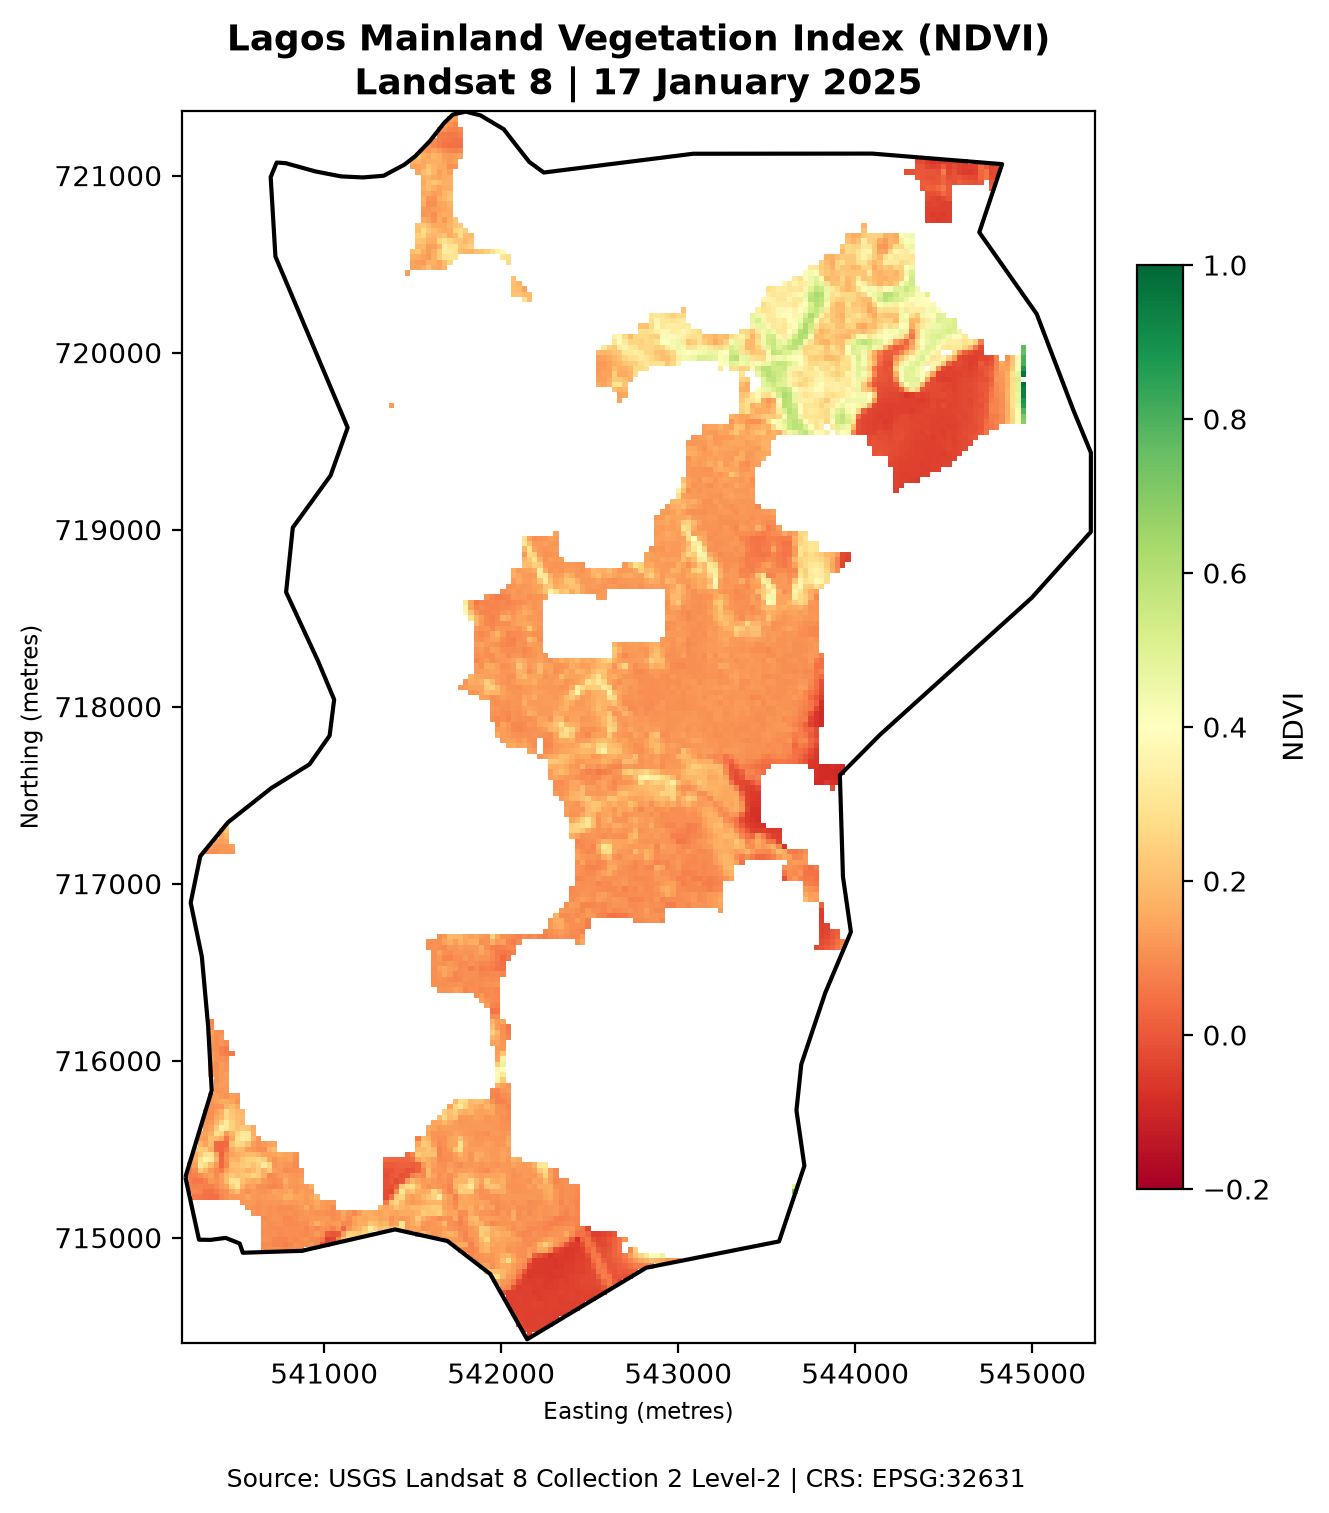

Write Python code to recreate this figure.

import geopandas as gpd
import matplotlib.pyplot as plt
import rasterio
from rasterio.plot import plotting_extent

# 1. Load Lagos Mainland boundary
boundary = gpd.read_file(
    "lagos_mainland_analysis_ready.gpkg",
    layer="boundary_utm31n"
)

# 2. Open your Lagos Mainland NDVI raster
with rasterio.open(
    "data/processed/lagos_mainland_ndvi.tif"
) as src:

    # Read the NDVI and exclude nodata pixels
    ndvi = src.read(1, masked=True)

    # Get the correct geographic extent
    extent = plotting_extent(src)

    # Match the boundary CRS to the raster CRS
    boundary = boundary.to_crs(src.crs)

# 3. Create the map
fig, ax = plt.subplots(figsize=(9, 8))

# 4. Display the NDVI raster
image = ax.imshow(
    ndvi,
    cmap="RdYlGn",
    vmin=-0.2,
    vmax=1.0,
    extent=extent,
    origin="upper"
)

# 5. Draw Lagos Mainland boundary
boundary.boundary.plot(
    ax=ax,
    edgecolor="black",
    linewidth=1.5
)

# 6. Add a colour bar
colorbar = fig.colorbar(
    image,
    ax=ax,
    shrink=0.75,
    pad=0.03
)

colorbar.set_label("NDVI")

# 7. Add title and axis labels
ax.set_title(
    "Lagos Mainland Vegetation Index (NDVI)\n"
    "Landsat 8 | 17 January 2025",
    fontsize=13,
    fontweight="bold"
)

ax.set_xlabel("Easting (metres)")
ax.set_ylabel("Northing (metres)")

# 8. Keep map proportions correct
ax.set_aspect("equal")

# 9. Add a source note
fig.text(
    0.5,
    0.02,
    "Source: USGS Landsat 8 Collection 2 Level-2 | "
    "CRS: EPSG:32631",
    ha="center",
    fontsize=9
)

# 10. Save the finished map
output = "month-03/week-12/my_map.png"

fig.savefig(
    output,
    dpi=200,
    bbox_inches="tight"
)

plt.close(fig)

print("Saved:", output)
print("Lagos Mainland NDVI map completed!")
